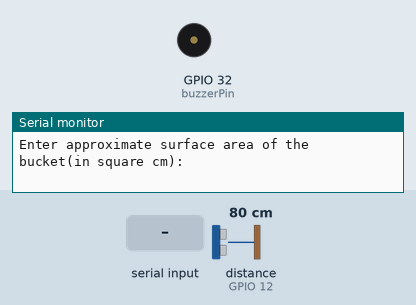
A sketch run on a simulated ESP32. Shown: buzzer (waves = sounding, pin HIGH), the last lines printed to the serial monitor. The inputs (shaded band) are chosen by the test bench; at power-on: distance to the obstacle (sensor on GPIO 12) 80 cm. The echo pulse lasts 58.3 µs per cm; pins used as bus, display or sensor lines are not drawn.

Above: at 0.8 s.
0.9 s: "90,45\n" received over Serial
3.4 s: "30,150\n" received over Serial
5.9 s: "1\n" received over Serial
7.4 s: distance to the obstacle (sensor on GPIO 12) set to 43 cm
8.9 s: distance to the obstacle (sensor on GPIO 12) set to 36 cm
At 9.5 s:
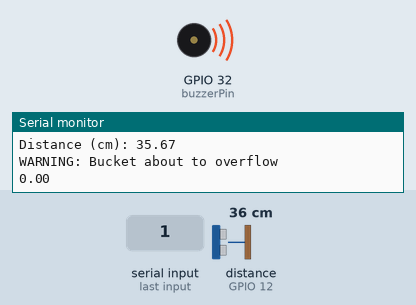
10.4 s: distance to the obstacle (sensor on GPIO 12) set to 60 cm
At 11.0 s:
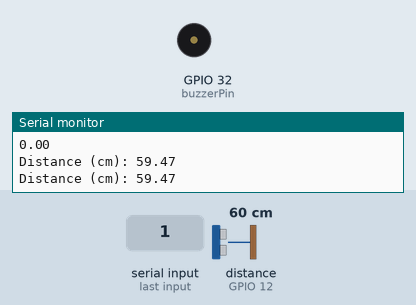
Timing chart, 0 to 12.9 s (numbered marks = the images above; inputs shaded):
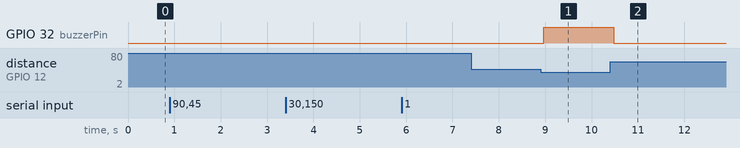

The sketch:

sketch_nov14a.ino
```cpp
const int trigPin = 4;
const int echoPin = 12;
const int buzzerPin = 32;

// define sound speed in cm per microsecond
#define SOUND_SPEED 0.034


int GLOBAL_FLAG = 1;

long duration;
float distanceCm;

float surfaceArea;    // Surface area of the bucket in square cm
float bucketHeight;   // Height of the bucket in cm
float triggerHeight;  // 90% of bucketHeight at which the buzzer is triggered to warn the user

float lastHeight;       // Stores the previous water level in cm for calculating the flow of the water
float flow;             // Stores the increase in water level per loop

float overflowHeight;   // Stores the height the sensor will read when the bucket is full
int overflowTime;     // Stores the number of milliseconds for which the bucket overflowed
float overflow;         // 1 if bucket has overflown, else 0

float volumeWasted;

String temp;

void setup() {
  Serial.begin(9600); // Starts the serial communication
  pinMode(trigPin, OUTPUT);   // Sets the trigPin as an Output
  pinMode(echoPin, INPUT);    // Sets the echoPin as an Input
  pinMode(buzzerPin, OUTPUT); // Sets the buzzerPin as Output

  digitalWrite(buzzerPin,LOW);  // Sets buzzerPin as LOW initially
  overflowTime = 0;


  // Take Surface Area as input from the user
  Serial.write("Enter approximate surface area of the bucket(in square cm): ");

  Serial.flush();

  while(Serial.available() <= 0){


  }


    temp = Serial.readString();
    surfaceArea = temp.toFloat();
    Serial.print("Surface Area is: ");
    Serial.println(surfaceArea, DEC);


    while(Serial.available() <= 0){


  }

    temp = Serial.readString();
     overflowHeight = temp.toFloat();
    Serial.print("Over flow Height: ");
    Serial.println(overflowHeight, DEC);


  // Callibrate bucket height
  Serial.println("Hold the sensor at the rim of the bucket to callibrate the height of the bucket");
  Serial.println("Enter any key to callibrate");

  while(Serial.available() <= 0) {

  }

  Serial.println("You will receive the warning when water level reaches 90% of the bucket height");


  if (Serial.available() > 0) {
    Serial.read();

    while(Serial.available() > 0) {
      Serial.read();
    }

    digitalWrite(trigPin, LOW);
    delayMicroseconds(2);
    // Sets the trigPin on HIGH state for 10 micro seconds
    digitalWrite(trigPin, HIGH);
    delayMicroseconds(10);
    digitalWrite(trigPin, LOW);

    // Reads the echoPin, returns the sound wave travel time in microseconds
    duration = pulseIn(echoPin, HIGH);

    // Calculate the height
    bucketHeight = duration * SOUND_SPEED/2;
    triggerHeight = bucketHeight/2;
  }


}


void loop() {
  // Clears the trigPin
  digitalWrite(trigPin, LOW);
  delayMicroseconds(2);
  // Sets the trigPin on HIGH state for 10 micro seconds
  digitalWrite(trigPin, HIGH);
  delayMicroseconds(10);
  digitalWrite(trigPin, LOW);

  // Reads the echoPin, returns the sound wave travel time in microseconds
  duration = pulseIn(echoPin, HIGH);

  // Calculate the distance
  distanceCm = duration * SOUND_SPEED/2;

  if(distanceCm <= bucketHeight && GLOBAL_FLAG == 1)
  {

  // Prints the distance in the Serial Monitor
  Serial.print("Distance (cm): ");
  Serial.println(distanceCm);


    if(distanceCm <= overflowHeight) {
    overflowTime += 1;
    overflow = 1;
  }

  else
  {
    overflow = 0;
    overflowTime = 0;

  }


  if(distanceCm <= triggerHeight) {
    digitalWrite(buzzerPin, HIGH);
    Serial.println("WARNING: Bucket about to overflow");

    if (overflow != 1)
    {
      flow = lastHeight - distanceCm;
      Serial.println(flow);
    }
  }
  else {
    digitalWrite(buzzerPin, LOW);
  }


  if(overflow == 1) {
    volumeWasted = overflowTime * flow * surfaceArea;
    Serial.print("Volume of water wasted (in cubic cm) is: ");
    Serial.println(volumeWasted, DEC);
  }

  // This if condition will be executed after the user stops the buzzer or flow of water
  // Currently, this is triggered if the user enters 1 in the Serial Monitor
  if (Serial.available() > 0) {
    int input = (int)(Serial.read() - '0');
    overflow = 0;
    digitalWrite(buzzerPin, LOW);
    // GLOBAL_FLAG = 0;
    // exit(0);
  }


  lastHeight = distanceCm;
  delay(500);
  }

}
```

Measured:
- the behaviour switches between 41 and 40 cm on distance to the obstacle (sensor on GPIO 12) (found by bisection; images 0 and 1)
- after the input at 8.9 s, GPIO 32 (buzzerPin): LOW → HIGH after 0.06 s
- after the input at 10.4 s, GPIO 32 (buzzerPin): HIGH → LOW after 0.07 s
